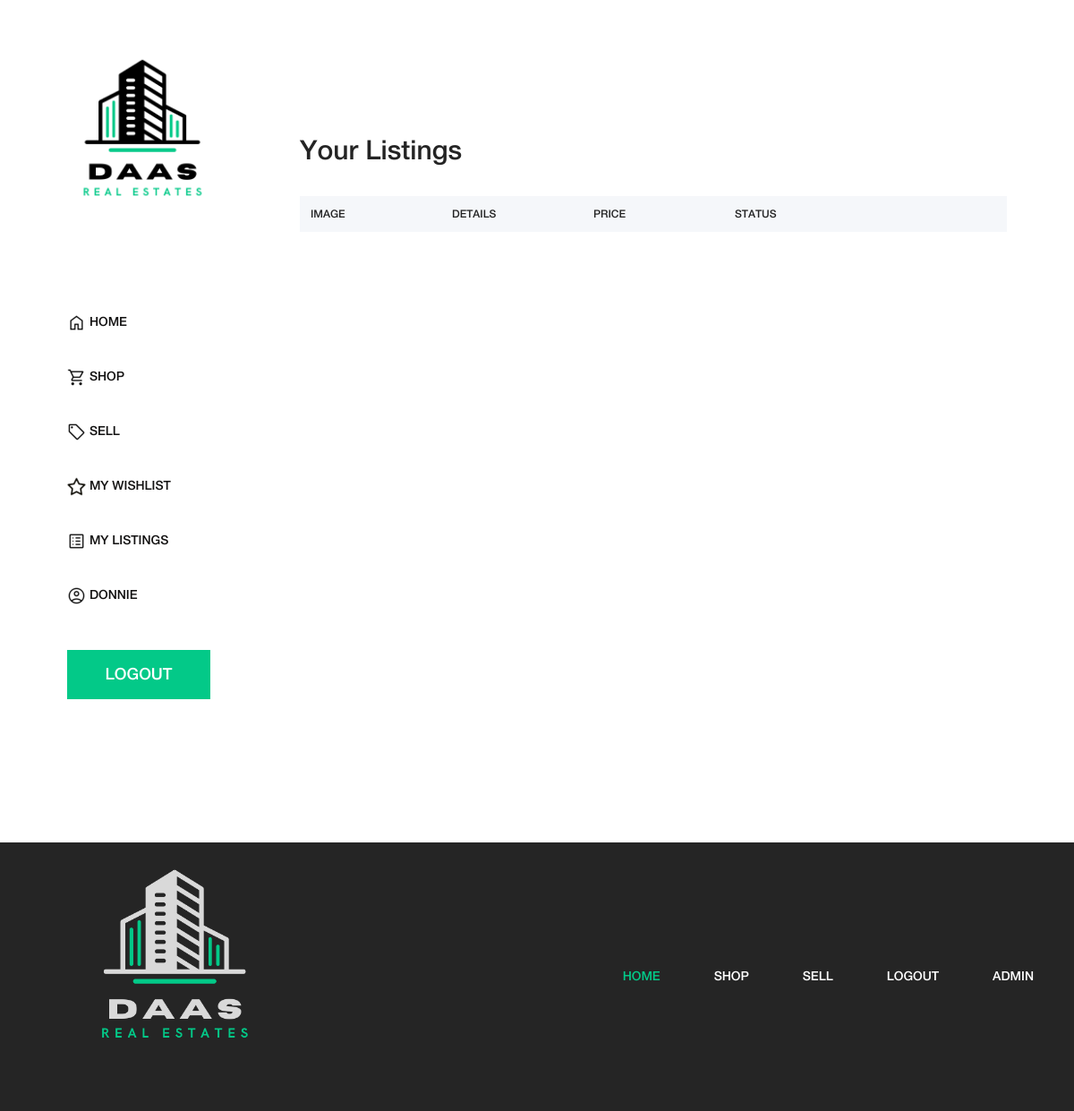
Page /my_listings.php (signed in) on the earlier database version.
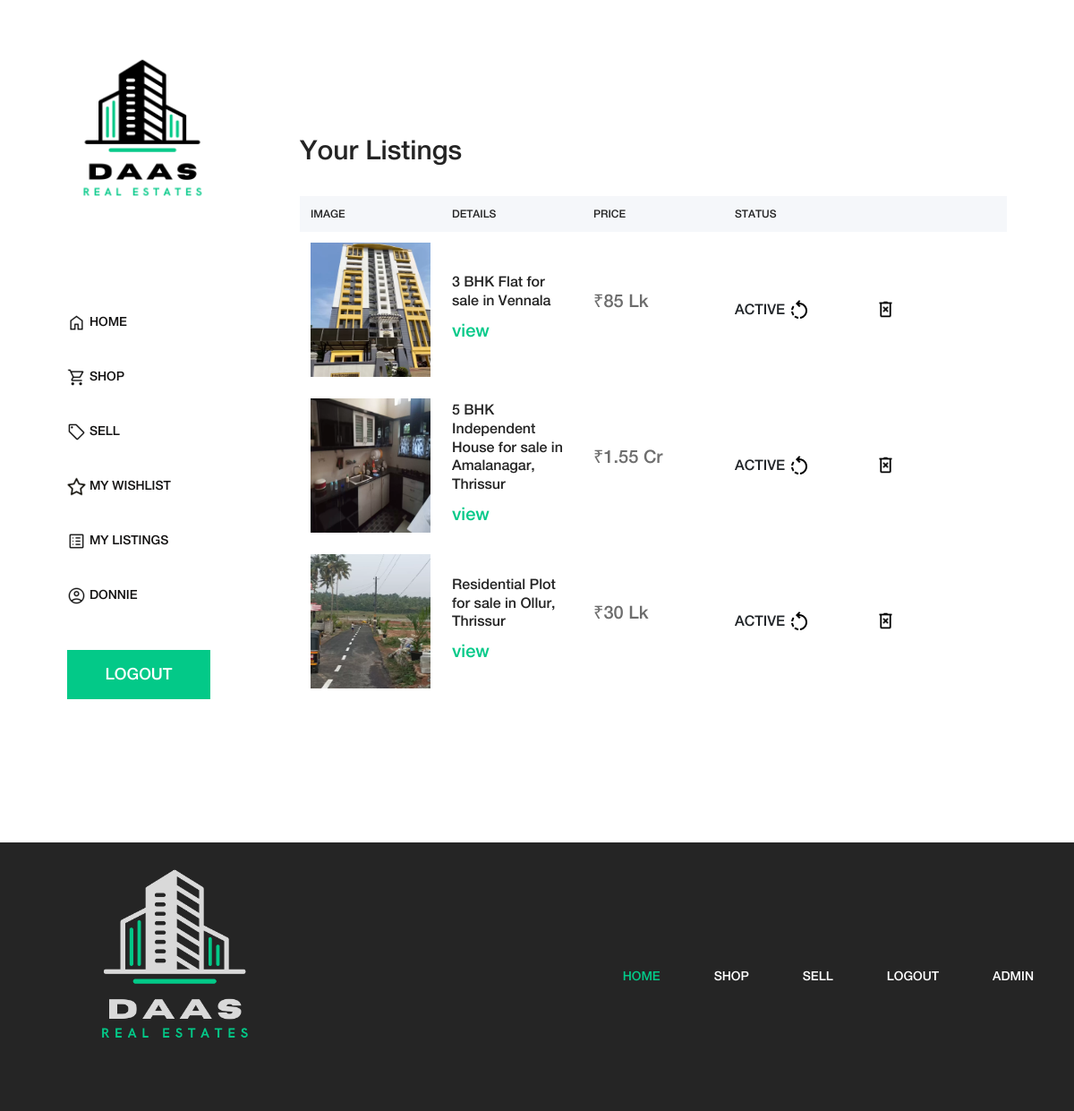
Same page on the later database version.
### tables this page shows
CREATE TABLE `property_tbl` (
  `property_id` int(11) NOT NULL,
  `owner_id` int(11) NOT NULL,
  `title` varchar(250) NOT NULL,
  `discription` text NOT NULL,
  `property_type` int(11) NOT NULL,
  `size` varchar(30) NOT NULL,
  `size_format` varchar(50) NOT NULL DEFAULT 'sqft',
  `property_address` varchar(250) NOT NULL,
  `city` int(11) NOT NULL,
  `pin` varchar(10) NOT NULL,
  `price` varchar(50) NOT NULL,
  `denomination` varchar(50) NOT NULL DEFAULT 'lk',
  `fname` varchar(100) NOT NULL,
  `lname` varchar(100) NOT NULL,
  `email` varchar(100) NOT NULL,
  `phoneno` varchar(20) NOT NULL,
  `image_one` varchar(250) DEFAULT NULL,
  `image_two` varchar(250) DEFAULT NULL,
  `image_three` varchar(250) DEFAULT NULL,
  `image_four` varchar(250) DEFAULT NULL,
  `status` varchar(30) NOT NULL DEFAULT 'active',
  `date` date NOT NULL
);

### my_listings.php (the view)
<?php include("header.php"); ?>
<?php include("connection.php") ?>
<?php
if (!isset($_SESSION["userid"])) {
  header("location: login.php");
} else {
  $userid = $_SESSION["userid"];
}
$query = "SELECT * FROM property_tbl WHERE owner_id='$userid'";
$result = mysqli_query($conn, $query);
?>
<div class="cart-table-area section-padding-100">
  <div class="container-fluid">
    <div class="row">
      <div class="f1 col-12 col-lg-8">
        <div class="cart-title mt-50">
          <h2>Your Listings</h2>
        </div>
        <div class="cart-table clearfix">
          <table class="table table-hover">
            <thead>
              <tr>
                <th>IMAGE</th>
                <th>DETAILS</th>
                <th>PRICE</th>
                <th>STATUS</th>
                <th></th>
              </tr>
            </thead>
            <tbody>
              <?php while ($row = mysqli_fetch_assoc($result)) { ?>
                <tr>
                  <td class="cart_product_img">
                    <a href="property_details.php?id=<?php echo $row["property_id"] ?>"><img src="<?php echo $row["image_one"] ?>" alt="Image" style="width: 150px; height: 150px"></a>
                  </td>
                  <td class="cart_product_desc">
                    <h5><?php echo $row["title"] ?></h5>
                    <a href="property_details.php?id=<?php echo $row["property_id"] ?>">view</a>
                  </td>
                  <td class="price">
                    <p>₹<?php echo $row["price"] . (($row["denomination"] == "lk") ? " Lk" : " Cr") ?></p>
                  </td>
                  <td class="qty">
                    <span><?php echo strtoupper($row["status"]) ?> <a href="switch_status.php?id=<?php echo $row["property_id"] ?>"><img src="img/core-img/rotate.png"></a></span>
                  </td>
                  <td class="qty">
                    <a href="remove_listing.php?id=<?php echo $row["property_id"] ?>" data-toggle="tooltip" data-placement="left" title="Delete"><img class="bin" src="img/core-img/bin_black.png"></a>
                  </td>
                </tr>
              <?php } ?>
            </tbody>
          </table>
        </div>
      </div>
    </div>
  </div>
</div>
<?php include("footer.php"); ?>

Differences in the rows shown:
added property_tbl: image_one (picture), title "3 BHK Flat for sale in Vennala", price "85", denomination "Lk", status "ACTIVE"
added property_tbl: image_one (picture), title "5 BHK Independent House for sale in Amalanagar, Thrissur", price "1.55", denomination "Cr", status "ACTIVE"
added property_tbl: image_one (picture), title "Residential Plot for sale in Ollur, Thrissur", price "30", denomination "Lk", status "ACTIVE"
